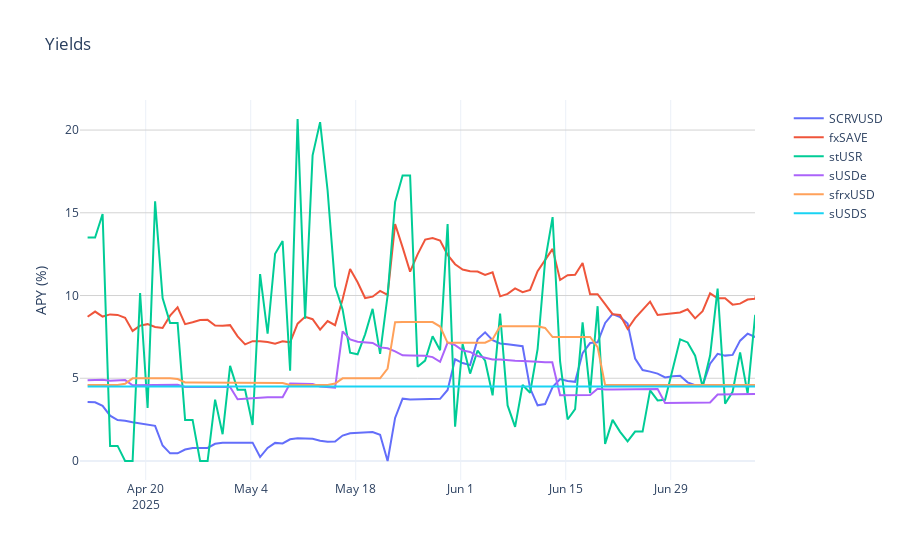

Write notebook code for a chart like this one.
### Code cell
with open(rootdir / "data/address/defillama_pools.json", "r") as f:
    ybs_pools = json.load(f)

for pool_name, pool_id in ybs_pools.items():
    load_yield_pool(pool_id, pool_name.lower())

ybs_yields = {
    symbol: get_yield_pool_df(table_name=symbol.lower())
    for symbol in ybs_pools
}

fig = StableVisualizer.plot_yields(ybs_yields)
fig.show()
